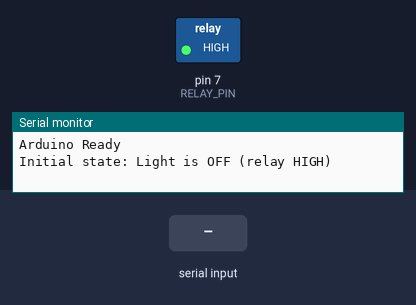
The sketch below on a simulated Arduino Uno, built with avr-gcc and run on an emulated ATmega328P. On the bench: switched loads named in the sketch (green lamp = pin HIGH), the last lines printed to the serial monitor. The inputs (shaded band) are chosen by the test bench.

Above: at 1.2 s.
1.3 s: "ON\n" received over Serial
At 2.0 s:
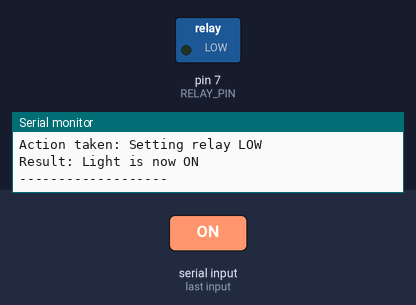
2.8 s: "OFF\n" received over Serial
At 3.2 s:
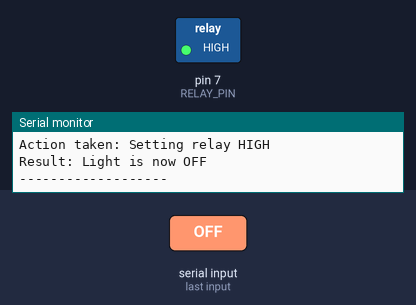
Timing chart, 0 to 5.8 s (numbered marks = the images above; inputs shaded):
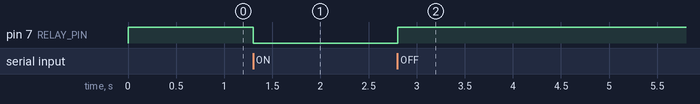

The sketch:

relay.ino
```cpp
#define RELAY_PIN 7

void setup() {
  pinMode(RELAY_PIN, OUTPUT);
  digitalWrite(RELAY_PIN, HIGH);
  Serial.begin(9600);
  Serial.println("Arduino Ready");
  Serial.println("Initial state: Light is OFF (relay HIGH)");
}

void loop() {
  if (Serial.available()) {
    String command = Serial.readStringUntil('\n');
    command.trim();


    Serial.println("-------------------");
    Serial.print("Command received: ");
    Serial.println(command);


    if (command == "ON") {
      digitalWrite(RELAY_PIN, LOW);
      Serial.println("Action taken: Setting relay LOW");
      Serial.println("Result: Light is now ON");
    } else if (command == "OFF") {
      digitalWrite(RELAY_PIN, HIGH);
      Serial.println("Action taken: Setting relay HIGH");
      Serial.println("Result: Light is now OFF");
    } else {
      Serial.println("Error: Unknown command");
    }
    Serial.println("-------------------");
  }
}
```

Measured:
- after the input at 1.3 s, pin 7 (RELAY_PIN): HIGH → LOW at once
- after the input at 2.8 s, pin 7 (RELAY_PIN): LOW → HIGH at once
